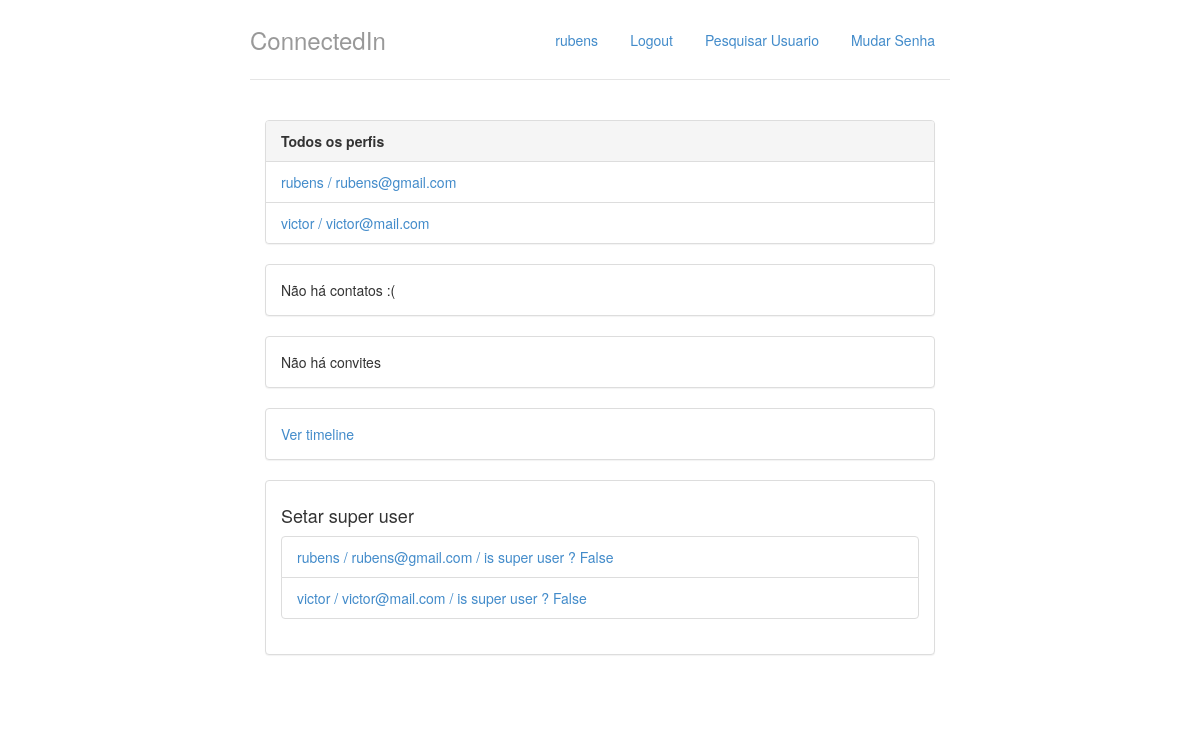
The page / (signed in) on the database as committed earlier.
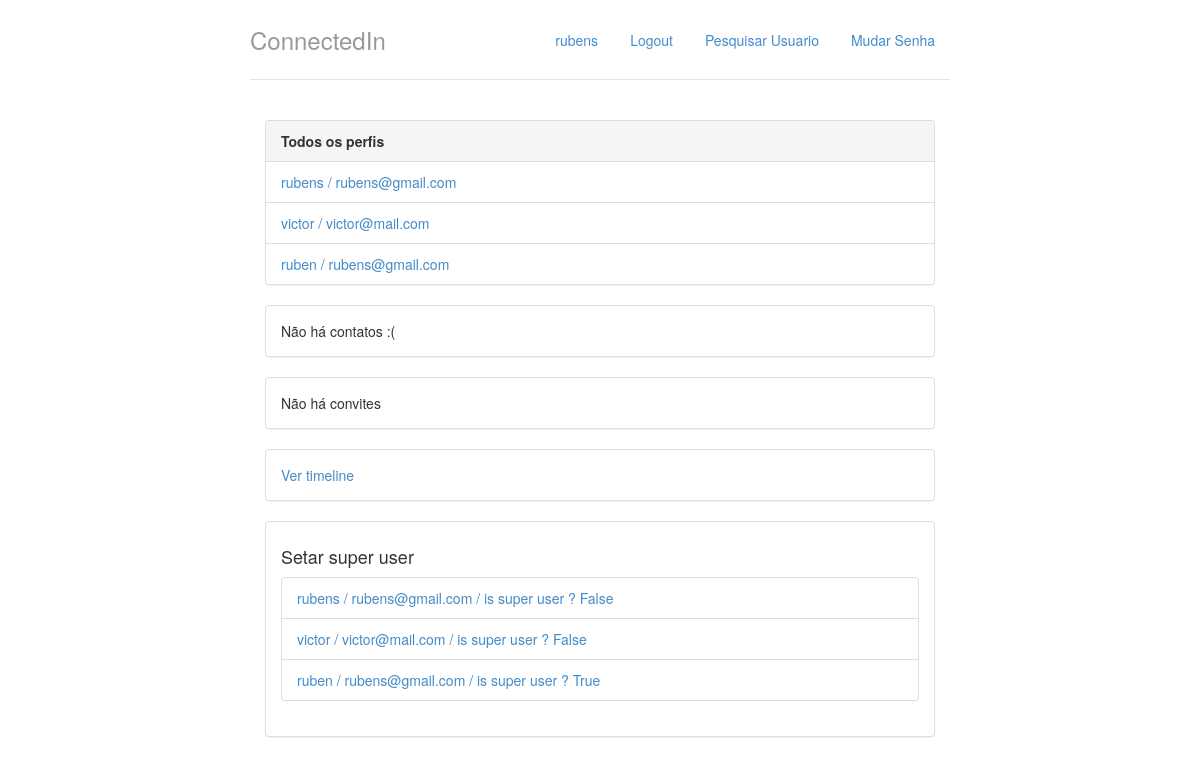
The same page on the database as committed later.
### perfis/models.py (models this page shows, shortened)
class Perfil(models.Model):
    nome = models.CharField(max_length=255, null=False)
    telefone = models.CharField(max_length=20, null= False)
    nome_empresa = models.CharField(max_length=255, null=False)
    contatos = models.ManyToManyField('Perfil')
    usuario = models.OneToOneField(User, related_name="perfil", on_delete = models.CASCADE,default="", editable=False)
    @property
    def email(self):
        return self.usuario.email

### perfis/views.py (the view)
# urls.py: path('', views.index,name='index'),
@login_required
def index(request):
	return render(request, 'index.html',{'perfis' : Perfil.objects.all(),'perfil_logado' : get_perfil_logado(request)})

### perfis/views.py (called while the page is built)
@login_required
def get_perfil_logado(request):
	profile=request.user.perfil
	return profile

### perfis/templates/index.html
{% extends 'base.html' %}
{% block body %}
<div class="col-lg-12">
	<div class="panel panel-default">
		<div class="panel-heading">
			<strong>Todos os perfis</strong>
		</div>
		{% if perfis %}
		<ul class="list-group">
			{% for perfil in perfis %}
				<li class="list-group-item">
					<a href = "{% url 'exibir' perfil.id %}">	{{ perfil.nome }} / {{ perfil.email }}
					</a>
				</li>
			{% endfor %}
		{% else %}
			<p>Não há perfis cadastrados</p>
		{% endif %}
		</ul>
	</div>
    <div class="panel panel-default">
        {% with total=perfil_logado.contatos.count %}
            {% if total %}
                <div class="panel-heading">
                    <strong> {{ total }}
                        Contato{{ total|pluralize }}
                    </strong>
                </div>
                <ul class="list-group">
                    {% for perfil in perfil_logado.contatos.all %}
                        <li class = "list-group-item">
                            <a href = "{% url 'exibir' perfil.id %}">
                                {{ perfil }}
                            </a>
                            <a class="pull-right" href="{% url 'desfazer' perfil.id %}">
                                desfazer amizade
                            </a>
                        </li>
                    {% endfor %}
                </ul>
            {% else %}
                <div class="panel-body">
                    Não há contatos :(
                </div>
            {% endif %}
        {% endwith %}
    </div>
    <div class="panel panel-default">
        {% with total=perfil_logado.convites_recebidos.count %}
            {% if total %}
                <div class="panel-heading">
                    <strong> {{ total }}
                    Convite{{ total|pluralize }} aguardando aprovação</strong>
                </div>
                <ul class="list-group">
                    {% for convite in perfil_logado.convites_recebidos.all %}
                        <li class = "list-group-item">
                           <ul class = "list-inline">
                                <li class = "list-inline-item">
                                    <a href = "{% url 'exibir' convite.solicitante.id %}">
                                        {{convite.solicitante.nome}}
                                    </a>
                                </li>
                                <li class = "list-inline-item pull-right">
                                    <a href = "{% url 'recusar' convite.id %}">recusar</a>
                                </li>
                                <li class = "list-inline-item pull-right">
                                    <a href = "{% url 'aceitar' convite.id %}">aceitar</a>
                                </li>
                        </li>
                    {% endfor %}
                </ul>
            {% else %}
                <div class="panel-body">
                    Não há convites
                </div>
            {% endif %}
        {% endwith %}
    </div>
    <div class="panel panel-default">
    <div class="panel-body">
        <a href = "{% url 'timeline'%}">Ver timeline</a>
    </div>
    </div>
    <div class="panel panel-default">
    <div class="panel-body">
    <h4> Setar super user</h4>
        {% if perfis %}
		<ul class="list-group">
			{% for perfil in perfis %}
				<li class="list-group-item">
                    <a href = "{% url 'superuser' perfil.id %}">	{{ perfil.nome }} / {{ perfil.email }}
                    / is super user ? {{perfil.usuario.is_superuser}}
					</a>
				</li>
			{% endfor %}
		{% else %}
			<p>Não há perfis cadastrados</p>
		{% endif %}
		</ul>
    </div>
    </div>
</div>
{% endblock %}

### perfis/templates/base.html (shortened to what this page needs)
{% load staticfiles %}
<!doctype html>
<html lang = "pt-br">
	<head>
		<link rel="stylesheet"
			 href="{% static 'styles/bootstrap.css' %}">
		<link rel="stylesheet"
			 href="{% static 'styles/main.css' %}">
	</head>
	<body>
		<div class="container">
			<div class = "header">
				<ul class = "nav nav-pills pull-right">
					<li><a href = "{% url 'index' %}">{{ perfil_logado.nome }}</a></li>
					<li><a href = "/logout/">Logout</a></li>
					<li><a href = "{% url 'pesquisar' %}">Pesquisar Usuario</a></li>
					<li><a href = "{% url 'alterar_senha' %}">Mudar Senha</a></li>
				</ul>
				<h3 class = "text-muted">ConnectedIn</h3>
			</div>
			<div class="row content">
				{% block body%}
				{% endblock %}
			</div>
		</div>
	</body>
</html>

### perfis/static/styles/main.css (style rules this page uses)
body { padding-top: 20px; padding-bottom: 20px; }
.header, .content, .footer { padding-left: 15px; padding-right: 15px; }
.header { border-bottom: 1px solid #e5e5e5; }
.header h3 { margin-top: 0; margin-bottom: 0; line-height: 40px; padding-bottom: 19px; }
@media (min-width: 768px) { .container { max-width: 730px; } }
.content { margin: 40px 0; }
@media screen and (min-width: 768px) { .header, .content, .footer { padding-left: 0; padding-right: 0; } }
@media screen and (min-width: 768px) { .header { margin-bottom: 30px; } }

Rows that differ between the two databases and show on the page:
added Perfil: nome "ruben", email "rubens@gmail.com", usuario.is_superuser "True"
